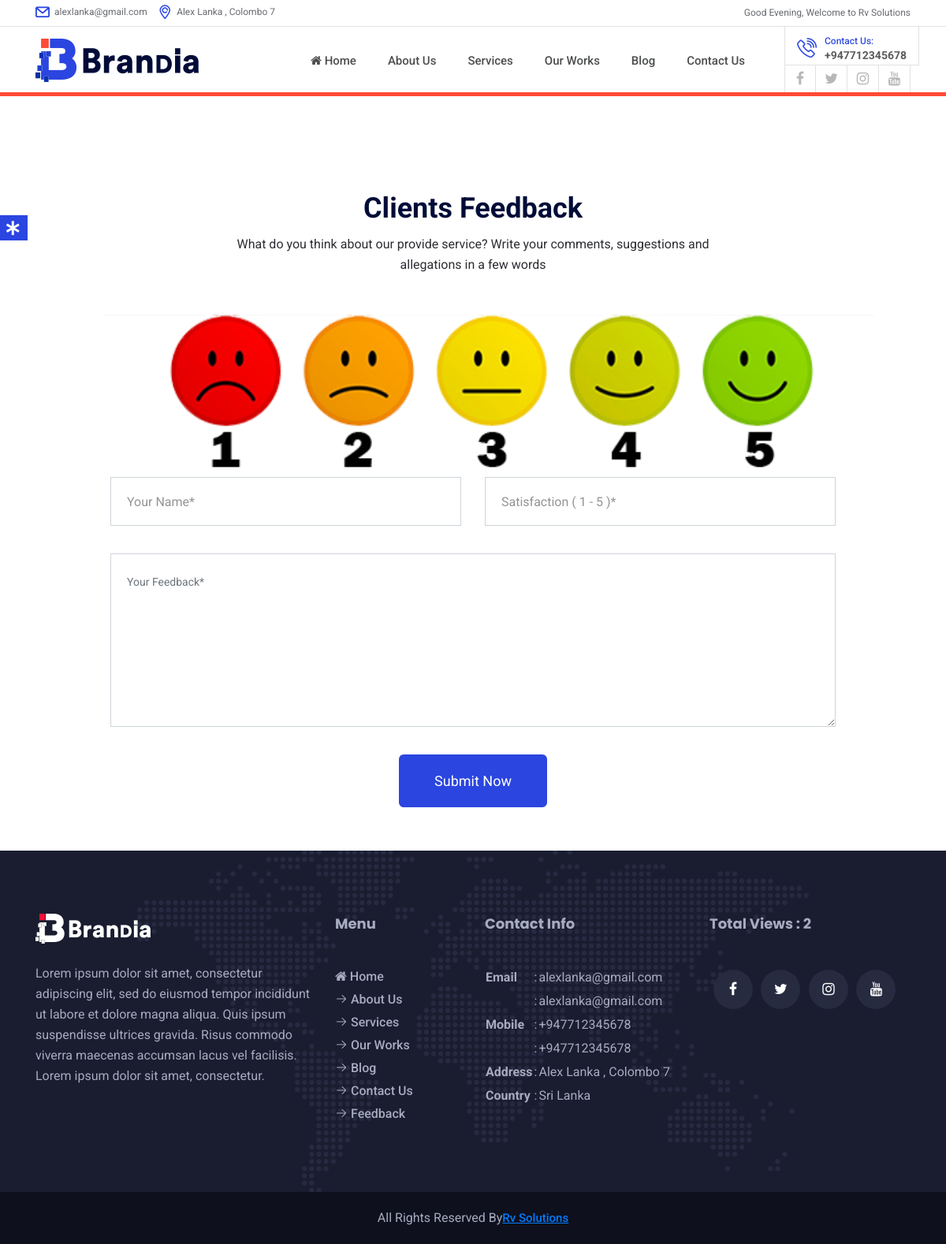
Page /feedback.php on the committed database.
### tables this page shows
CREATE TABLE `main` (
  `id` int(11) NOT NULL,
  `domain` varchar(50) NOT NULL,
  `icon` longtext NOT NULL,
  `logo` longtext NOT NULL,
  `logo_f` longtext NOT NULL,
  `looder` longtext NOT NULL,
  `title` varchar(50) NOT NULL,
  `script` longtext NOT NULL,
  `script_f` longtext NOT NULL,
  `email` varchar(100) NOT NULL,
  `email_2` varchar(100) NOT NULL,
  `send_me` varchar(1000) NOT NULL,
  `number1` varchar(50) NOT NULL,
  `number2` varchar(50) NOT NULL,
  `instagram` varchar(1000) NOT NULL,
  `fb_page` varchar(200) NOT NULL,
  `yt_channel` varchar(200) NOT NULL,
  `twitter` varchar(200) NOT NULL,
  `contact_info` varchar(5000) NOT NULL,
  `address` varchar(200) NOT NULL,
  `about_us` varchar(5000) NOT NULL,
  `apple_app` varchar(200) NOT NULL,
  `android_app` varchar(200) NOT NULL,
  `copywright` varchar(75) NOT NULL,
  `date` timestamp NULL DEFAULT current_timestamp()
);

CREATE TABLE `pages` (
  `id` int(11) NOT NULL,
  `total_views` int(50) UNSIGNED DEFAULT NULL,
  `page_name` varchar(60) NOT NULL
);

### includes/get-query/index-page.php (called while the page is built, shortened)
<?php
    $sql = "SELECT * from main where id = 1";
    $query = $dbh -> prepare($sql);
    $query->execute();
    $main=$query->fetch(PDO::FETCH_OBJ);
?>

### includes/send-feedback-email.php (called while the page is built, shortened)
<?php
  $name = '';
  $satisfaction = '';
 ?>

### includes/views-functions.php (called while the page is built, shortened)
<?php
function total_views($conn, $page_id = null)
{
  if($page_id === null)
  {
    $query = "SELECT sum(total_views) as total_views FROM pages";
    $result = mysqli_query($conn, $query);
    if(mysqli_num_rows($result) > 0)
    {
      while($row = $result->fetch_assoc())
      {
        if($row['total_views'] === null)
        {
          return 0;
        }
        else
        {
          return $row['total_views'];
        }
      }
    }
    else
    {
      return "No records found!";
    }
  }
  else
  {
    $query = "SELECT total_views FROM pages WHERE id='$page_id'";
    $result = mysqli_query($conn, $query);
    if(mysqli_num_rows($result) > 0)
    {
      while($row = $result->fetch_assoc())
      {
        if($row['total_views'] === null)
        {
          return 0;
        }
        else
        {
          return $row['total_views'];
        }
      }
    }
    else
    {
      return "No records found!";
    }
  }
}
 ?>

### feedback.php (the view, shortened to what this page needs)
<?php
require_once('includes/config.php');
require_once('includes/views-functions.php');
include('includes/get-query/index-page.php');
require_once('includes/send-feedback-email.php');
?>
<!DOCTYPE html>
<html lang="en">
<head>
<link rel="stylesheet" href="<?php echo htmlentities($main->domain);?>assets/css/bootstrap.min.css">
<link rel="stylesheet" href="<?php echo htmlentities($main->domain);?>assets/css/jquery-ui.css">
<link rel="stylesheet" href="<?php echo htmlentities($main->domain);?>assets/css/jquery.fancybox.min.css">
<link rel="stylesheet" href="<?php echo htmlentities($main->domain);?>assets/css/font-awosome.css">
<link rel="stylesheet" href="<?php echo htmlentities($main->domain);?>assets/flat-font/flaticon.css">
<link rel="stylesheet" href="<?php echo htmlentities($main->domain);?>assets/css/ticker.min.css">
<link rel="stylesheet" href="<?php echo htmlentities($main->domain);?>assets/css/owl.carousel.min.css">
<link rel="stylesheet" href="<?php echo htmlentities($main->domain);?>assets/css/owl.theme.default.min.css">
<link rel="stylesheet" href="<?php echo htmlentities($main->domain);?>assets/css/sm-core-css.css">
<link rel="stylesheet" href="<?php echo htmlentities($main->domain);?>assets/css/sm-mint.css">
<link rel="stylesheet" href="<?php echo htmlentities($main->domain);?>assets/css/sm-style.css">
<link rel="stylesheet" href="<?php echo htmlentities($main->domain);?>assets/css/aos.css">
<link rel="stylesheet" href="<?php echo htmlentities($main->domain);?>assets/css/animate.min.css">
<link rel="stylesheet" href="<?php echo htmlentities($main->domain);?>assets/css/magnific-popup.css">
<link rel="stylesheet" href="<?php echo htmlentities($main->domain);?>assets/css/style.css">
<link rel="stylesheet" href="https://cdnjs.cloudflare.com/ajax/libs/font-awesome/4.7.0/css/font-awesome.min.css">
</head>
<body>
<?php
include('includes/contact-us-icon.php');
include('includes/main-menu.php');
?>
<div class="contact-box">
<div class="container">
<div class="cb-top">
<h2>Clients Feedback</h2>
<p>What do you think about our provide service? Write your comments, suggestions and allegations in a few words</p>
</div>
<img src="<?php echo($main->domain);?>assets/img/satisfaction.png"><br>
<div class="row">
<div class="col-md-10 offset-md-1">
<div class="contact-information">
<form method="post" data-toggle="validator" action="<?php echo htmlentities($main->domain);?>feedback">
<div class="row">
<div class="form-group cfdb1 col-md-6">
<input type="text" class="form-control cp1" name="name" placeholder="Your Name*" <?php echo 'value="' . $name . '"'; ?>>
</div>
<div class="form-group cfdb1 col-md-6">
<input type="numbers" class="form-control cp1" name="satisfaction" placeholder="Satisfaction ( 1 - 5 )*" <?php echo 'value="' . $satisfaction . '"'; ?>min="1" max="5">
</div>
<div class="form-group cfdb1 col-md-12">
<textarea rows="8" class="form-control cp1" name="message" placeholder="Your Feedback*"><?php echo "$message"; ?></textarea>
</div>
<button class="btn-1" type="submit" name="submit">Submit Now</button>
<div class="col-md-12 text-center">
</div>
</div>
</form>
</div>
</div>
</div>
</div>
</div>
<br>
<br>
<?php include('includes/footer.php'); ?>
</body>
</html>

### includes/main-menu.php (shortened to what this page needs)
<header class="header-area">
<div class="header-top">
<div class="container">
<div class="row">
<div class="col-md-6">
<ul>
<li><i class="flaticon-message-closed-envelope"></i><?php echo htmlentities($main->email);?></li>
<li><i class="flaticon-location"></i><?php echo htmlentities($main->address);?></li>
</ul>
</div>
<div class="col-md-6">
<?php
	$Hour = date('G');
	if ( $Hour >= 00 && $Hour <= 11 ) {
	    echo '<p class="text-right">Good Morning, Welcome to '. $main->title .'</p>';
	} else if ( $Hour >= 12 && $Hour <= 16 ) {
	    echo '<p class="text-right">Good Afternoon, Welcome to '. $main->title .'</p>';
	} else if ( $Hour >= 17 || $Hour <= 23 ) {
	    echo '<p class="text-right">Good Evening, Welcome to '. $main->title .'</p>';
	}
?>
</div>
</div>
</div>
</div>
<div class="header-navigation">
<div class="container">
<div class="row">
<div class="col-4 col-md-3">
<div class="logo-wrapper">
<a href="<?php echo htmlentities($main->domain);?>">
<img src="<?php echo htmlentities($main->domain);?>assets/img/<?php echo htmlentities($main->logo);?>" alt="">
</a>
</div>
</div>
<div class="col-8 col-md-7">
<div class="menu-wrapper">
<nav class="main-nav">
<ul id="main-menu" class="sm sm-mint">
	<li><a href="<?php echo htmlentities($main->domain);?>"><i class="fa fa-home" aria-hidden="true"></i>  Home</a></li>
	<li><a href="<?php echo htmlentities($main->domain);?>about-us">About Us</a></li>
	<li><a href="<?php echo htmlentities($main->domain);?>service">Services</a></li>
	<li><a href="<?php echo htmlentities($main->domain);?>our-works">Our Works</a></li>
	<li><a href="<?php echo htmlentities($main->domain);?>blogs">Blog</a></li>
	<li><a href="<?php echo htmlentities($main->domain);?>contact">Contact Us</a> </li>
</ul>
</nav>
</div>
</div>
<div class="col-md-2">
<div class="contact-top-info">
<div class="contact-number">
<div class="icon">
<a href="tel:<?php echo htmlentities($main->number1);?>"> <i class="flaticon-telephone"></i></a>
</div>
<div class="text">
<span>Contact Us:</span>
<p><?php echo htmlentities($main->number1);?></p>
</div>
</div>
<div class="contact-social-media">
<ul class="social">
<li><a href="<?php echo htmlentities($main->fb_page);?>" target="_blank"><i class="fa fa-facebook-f"></i></a></li>
<li><a href="<?php echo htmlentities($main->twitter);?>" target="_blank"><i class="fa fa-twitter"></i></a></li>
<li><a href="<?php echo htmlentities($main->instagram);?>" target="_blank"><i class="fa fa-instagram"></i></a></li>
<li><a href="<?php echo htmlentities($main->yt_channel);?>" target="_blank"><i class="fa fa-youtube"></i></a></li>
</ul>
</div>
</div>
</div>
</div>
</div>
</div>
</header>

### includes/footer.php (shortened to what this page needs)
<?php $total_page_views = total_views($conn, 1); ?>
<div class="footer-top-area m-0">
<div class="footer-details">
<div class="container">
<div class="row">
<div class="col-md-4">
<div class="f-logo">
<img src="<?php echo htmlentities($main->domain);?>assets/img/<?php echo htmlentities($main->logo_f);?>" alt="">
</div>
<?php $about_us = ''; $about_us = ($main->domain.'about-us');?>
<p><?php echo mb_strimwidth("$main->about_us", 0, 290, "<a href={$about_us}> show more..</a>"); ?></p>
</div>
<div class="col-md-2">
<div class="f-link-tittle">
<h5>Menu</h5>
</div>
<div class="f-link">
<ul>
	<li><a href="<?php echo htmlentities($main->domain);?>"><i class="fa fa-home" aria-hidden="true"></i> Home</a></li>
	<li><a href="<?php echo htmlentities($main->domain);?>about-us"><i class="flaticon-right-arrow"></i> About Us</a></li>
	<li><a href="<?php echo htmlentities($main->domain);?>service"><i class="flaticon-right-arrow"></i> Services</a></li>
	<li><a href="<?php echo htmlentities($main->domain);?>our-works"><i class="flaticon-right-arrow"></i> Our Works</a></li>
	<li><a href="<?php echo htmlentities($main->domain);?>blogs"><i class="flaticon-right-arrow"></i> Blog</a></li>
	<li><a href="<?php echo htmlentities($main->domain);?>contact"><i class="flaticon-right-arrow"></i> Contact Us</a> </li>
	<li><a href="<?php echo htmlentities($main->domain);?>feedback"><i class="flaticon-right-arrow"></i> Feedback</a> </li>
</ul>
</div>
</div>
<div class="col-md-3">
<div class="f-link-tittle">
<h5>Contact Info</h5>
</div>
<div class="f-link">
<ul>
<table>
<tr>
  <td><li><b>Email</b></li></td>
  <td><li>:</li></td>
  <td><li><?php echo htmlentities($main->email);?></li></td>
</tr>
<tr>
  <td><li></li></td>
  <td><li>:</li></td>
  <td><li><?php echo htmlentities($main->email_2);?></li></td>
</tr>
<tr>
  <td><li><b>Mobile</b></li></td>
  <td><li>:</li></td>
  <td><li><?php echo htmlentities($main->number1);?></li></td>
</tr>
<tr>
  <td><li></li></td>
  <td><li>:</li></td>
  <td><li><?php echo htmlentities($main->number2);?></li></td>
</tr>
<tr>
  <td><li><b>Address</b></li></td>
  <td><li>:</li></td>
  <td><li><?php echo htmlentities($main->address);?></li></td>
</tr>
<tr>
  <td><li><b>Country</b></li></td>
  <td><li>:</li></td>
  <td><li>Sri Lanka</li></td>
</tr>
</table>
</ul>
</div>
</div>
<div class="col-md-3">
<div class="f-link-tittle">
<h5>Total Views : <?php echo $total_page_views; ?></h5>
</div>
<div class="social-link">
<ul>
<li><a href="<?php echo htmlentities($main->fb_page);?>" target="_blank"><i class="fa fa-facebook-f"></i></a></li>
<li><a href="<?php echo htmlentities($main->twitter);?>" target="_blank"><i class="fa fa-twitter"></i></a></li>
<li><a href="<?php echo htmlentities($main->instagram);?>" target="_blank"><i class="fa fa-instagram"></i></a></li>
<li><a href="<?php echo htmlentities($main->yt_channel);?>" target="_blank"><i class="fa fa-youtube"></i></a></li>
</ul>
</div>
</div>
</div>
</div>
</div>
</div>
<footer>
<p><?php echo htmlentities($main->copywright);?><a href="<?php echo htmlentities($main->domain);?>"><u><?php echo htmlentities($main->title);?></u></a></p>
</footer>

### assets/css/sm-core-css.css (style rules this page uses)
.sm { box-sizing:border-box;position:relative;z-index:9999;-webkit-tap-highlight-color:rgba(0,0,0,0); }
.sm,.sm ul,.sm li { display:block;list-style:none;margin:0;padding:0;line-height:normal;direction:ltr;text-align:left; }
.sm li,.sm a { position:relative; }
.sm a { display:block; }
.sm::after { content:"";display:block;height:0;font:0px/0 serif;clear:both;overflow:hidden; }
.sm *,.sm *::before,.sm *::after { box-sizing:inherit; }

### assets/css/sm-mint.css (style rules this page uses)
.sm-mint { background: #020f3b; }
.sm-mint a, .sm-mint a:hover, .sm-mint a:focus, .sm-mint a:active { color: #2b45e0; text-decoration: none; }
@media (min-width: 768px) { .sm-mint li { float: left; } }
@media (min-width: 768px) { .sm-mint a { white-space: nowrap; transition: .5s ease; } }
@media (min-width: 768px) { .sm-mint { border-top: 0; background: transparent; } }
@media (min-width: 768px) { .sm-mint a, .sm-mint a:hover, .sm-mint a:focus, .sm-mint a:active, .sm-mint a.highlighted { padding: 14px 20px; color: #4c4d4d !important; cursor: pointer; } }
ul.sm-mint>li>a { transition: unset !important; }

### assets/css/sm-style.css (style rules this page uses)
.main-nav:after { clear: both; content: "\00a0"; display: block; height: 0; font: 0px/0 serif; overflow: hidden; }
#main-menu { clear: both; border-bottom: 0; }
@media (min-width: 768px) { #main-menu { clear: none; float: right; } }
#main-menu-state:not(:checked) ~ #main-menu { display: none; }
@media (min-width: 768px) { #main-menu-state:not(:checked) ~ #main-menu { display: block; } }
body { background: #fff; }

### rows in the picture
main: email "alexlanka@gmail.com", address "Alex Lanka , Colombo 7", title "Rv Solutions", domain+logo (picture), number1 "+947712345678", domain (picture), domain+logo_f (picture), about_us+domain "Lorem ipsum dolor sit amet, consectetur adipiscing elit, sed do eiusmod tempor incididunt ut labore et dolore magna aliqua. Quis ipsum suspendisse ultrices gravida. Risus commodo viverra maecenas accumsan lacus vel facilisis. Lorem ipsum dolor sit amet, consectetur.", email_2 "alexlanka@gmail.com", number2 "+947712345678", copywright "All Rights Reserved By"
pages: total_views "2"
